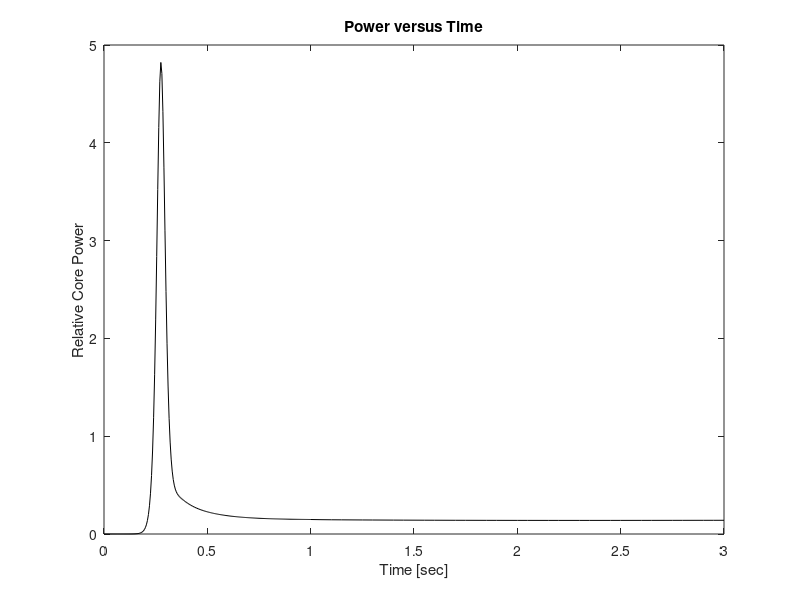
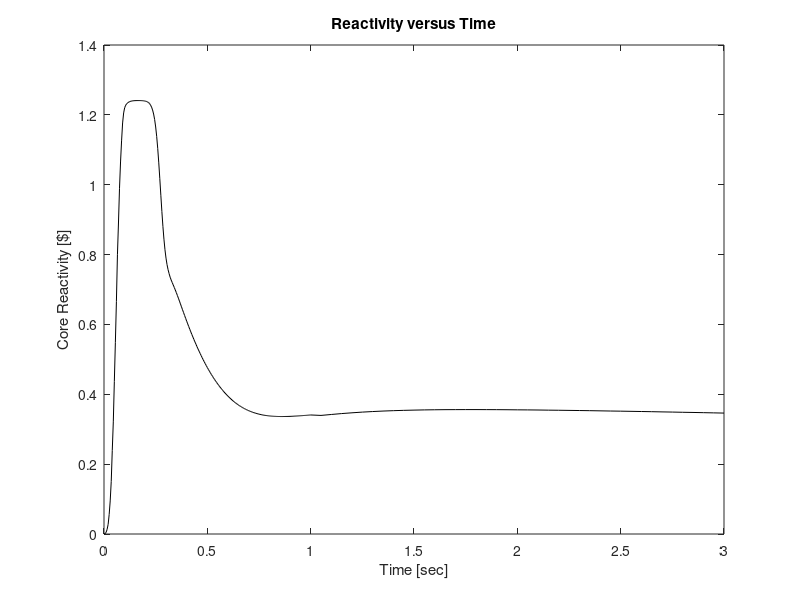
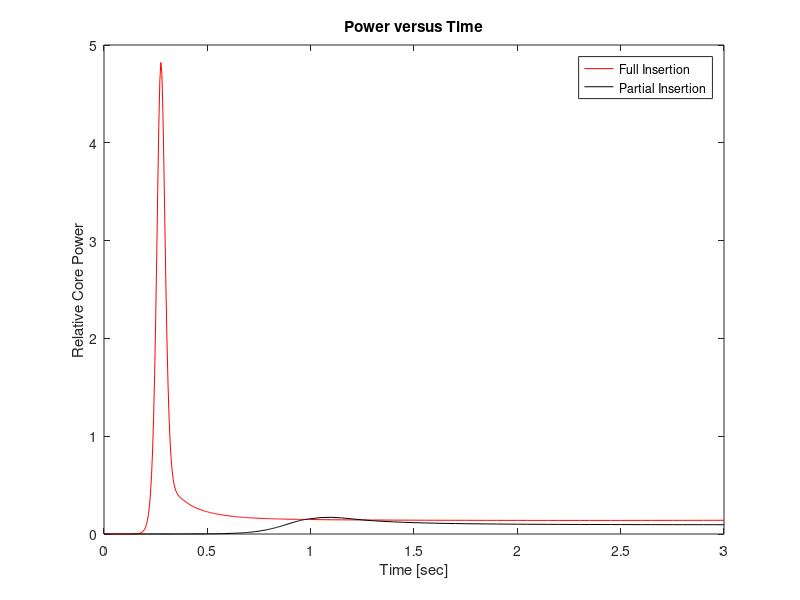
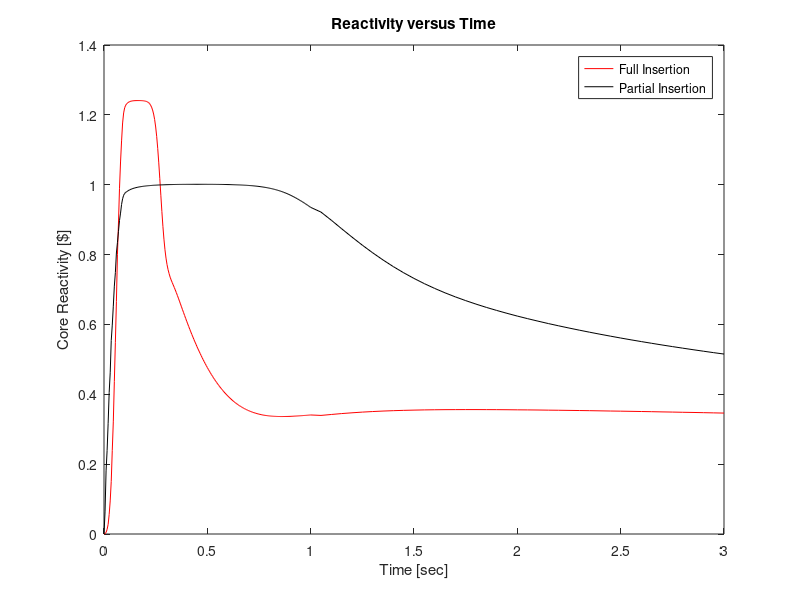

The MATLAB source for these figures, in order:
% Eric Pearson
% Sara Bashir 
% NERS 442 HW5
close all;
% clear;
clc;

%%
% 1
% a)
load('full_ejection.mat','time','reactivity','power');

figure(1);
plot(time,power,'-k');
gca.FontSize = 18;
xlabel('Time [sec]');
ylabel('Relative Core Power');
title('Power versus Time');

figure(2);
plot(time,reactivity,'-k');
gca.FontSize = 18;
xlabel('Time [sec]');
ylabel('Core Reactivity [$]');
title('Reactivity versus Time');

reactivity_full = reactivity;
power_full = power;
%%%%%%%%%%%%%%%%%%%%%%%%%%%%%%%%%%%%%%%%%%%%%%%%%%%%%%%%%%%%%%%%%%%%%%%%%%%
% b)
% boron 1147.96

% i)
% K-eff = 1.007675

% ii)
load('partial_ejection.mat','reactivity','power');

figure(3);
plot(time,power_full,'-r',time,power,'-k');
gca.FontSize = 18;
xlabel('Time [sec]');
ylabel('Relative Core Power');
title('Power versus Time');
legend('Full Insertion','Partial Insertion');

figure(4);
plot(time,reactivity_full,'-r',time,reactivity,'-k');
gca.FontSize = 18;
xlabel('Time [sec]');
ylabel('Core Reactivity [$]');
title('Reactivity versus Time');
legend('Full Insertion','Partial Insertion');

%%%%%%%%%%%%%%%%%%%%%%%%%%%%%%%%%%%%%%%%%%%%%%%%%%%%%%%%%%%%%%%%%%%%%%%%%%%
% c)
load('33_power_ejection.mat','power_0','react_0','power_33','react_33');

figure(5);
plot(time,power_0,'-r',time,power_33,'-k');
gca.FontSize = 18;
xlabel('Time [sec]');
ylabel('Relative Core Power');
title('Power versus Time');
legend('Core at 0% Power','Core at 33% Power');
axis([0 1 0 70]);

figure(6);
plot(time,react_0,'-r',time,react_33,'-k');
gca.FontSize = 18;
xlabel('Time [sec]');
ylabel('Core Reactivity [$]');
title('Reactivity versus Time');
legend('Core at 0% Power','Core at 33% Power');

%%
% 2

% hgap 10% up


